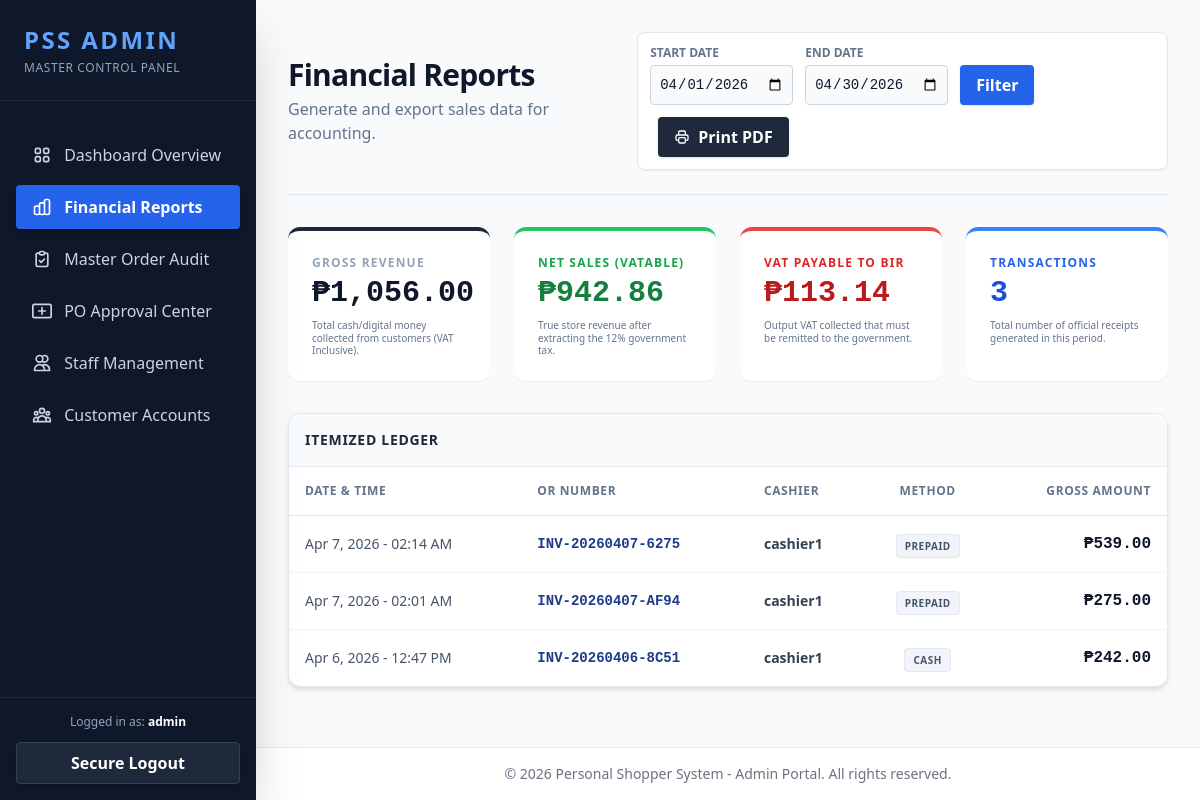
Screenshot of /modules/admin/sales_report.php (signed in) with the database file from the repository.
### tables this page shows
CREATE TABLE `transactions` (
  `transaction_id` int NOT NULL AUTO_INCREMENT,
  `invoice_id` int NOT NULL,
  `cashier_id` int NOT NULL,
  `transaction_type` enum('payment','refund') NOT NULL DEFAULT 'payment',
  `payment_method` varchar(50) NOT NULL DEFAULT 'cash',
  `amount_paid` decimal(10,2) NOT NULL,
  `cash_tendered` decimal(10,2) DEFAULT NULL,
  `change_given` decimal(10,2) DEFAULT NULL,
  `reference_no` varchar(100) DEFAULT NULL,
  `transaction_date` timestamp NOT NULL DEFAULT CURRENT_TIMESTAMP,
  PRIMARY KEY (`transaction_id`),
  KEY `invoice_id` (`invoice_id`),
  KEY `cashier_id` (`cashier_id`),
  CONSTRAINT `fk_transaction_cashier` FOREIGN KEY (`cashier_id`) REFERENCES `users` (`user_id`) ON DELETE RESTRICT,
  CONSTRAINT `fk_transaction_invoice` FOREIGN KEY (`invoice_id`) REFERENCES `invoices` (`invoice_id`) ON DELETE RESTRICT
);

CREATE TABLE `invoices` (
  `invoice_id` int NOT NULL AUTO_INCREMENT,
  `order_id` int NOT NULL,
  `invoice_no` varchar(50) NOT NULL,
  `subtotal` decimal(10,2) NOT NULL,
  `tax_amount` decimal(10,2) NOT NULL DEFAULT '0.00',
  `discount_amount` decimal(10,2) NOT NULL DEFAULT '0.00',
  `grand_total` decimal(10,2) NOT NULL,
  `issued_at` timestamp NOT NULL DEFAULT CURRENT_TIMESTAMP,
  PRIMARY KEY (`invoice_id`),
  UNIQUE KEY `invoice_no` (`invoice_no`),
  KEY `order_id` (`order_id`),
  CONSTRAINT `fk_invoice_order` FOREIGN KEY (`order_id`) REFERENCES `orders` (`order_id`) ON DELETE RESTRICT
);

CREATE TABLE `users` (
  `user_id` int NOT NULL AUTO_INCREMENT,
  `username` varchar(50) NOT NULL,
  `password` varchar(255) NOT NULL,
  `email` varchar(100) NOT NULL,
  `role` enum('customer','admin','cashier','inventory') NOT NULL DEFAULT 'customer',
  `terms_agreed` tinyint(1) DEFAULT '0',
  `status` enum('active','inactive','suspended') DEFAULT 'active',
  `email_verified` tinyint(1) NOT NULL DEFAULT '0',
  `last_login` timestamp NULL DEFAULT NULL,
  `created_at` timestamp NULL DEFAULT CURRENT_TIMESTAMP,
  `updated_at` timestamp NULL DEFAULT CURRENT_TIMESTAMP ON UPDATE CURRENT_TIMESTAMP,
  PRIMARY KEY (`user_id`),
  UNIQUE KEY `username` (`username`),
  UNIQUE KEY `email` (`email`),
  KEY `idx_email` (`email`),
  KEY `idx_status` (`status`)
);

### modules/admin/sales_report.php (the view, shortened to what this page needs)
<?php
require_once '../../config/config.php';
$start_date = $_GET['start_date'] ?? date('Y-m-01');
$end_date = $_GET['end_date'] ?? date('Y-m-t');
$query_start = $start_date . ' 00:00:00';
$query_end = $end_date . ' 23:59:59';
$summary_query = "SELECT
                    COUNT(invoice_id) as total_invoices,
                    SUM(grand_total) as gross_revenue,
                    SUM(subtotal) as net_sales,
                    SUM(tax_amount) as total_tax_collected
                  FROM invoices
                  WHERE issued_at BETWEEN ? AND ?";
$stmt = $conn->prepare($summary_query);
$stmt->bind_param("ss", $query_start, $query_end);
$stmt->execute();
$summary = $stmt->get_result()->fetch_assoc();
$gross_revenue = $summary['gross_revenue'] ?? 0;
$net_sales = $summary['net_sales'] ?? 0;
$total_tax = $summary['total_tax_collected'] ?? 0;
$total_invoices = $summary['total_invoices'] ?? 0;
$details_query = "SELECT
                    i.invoice_no, i.grand_total, i.issued_at,
                    t.payment_method,
                    c.username AS cashier_name
                  FROM invoices i
                  JOIN transactions t ON i.invoice_id = t.invoice_id
                  JOIN users c ON t.cashier_id = c.user_id
                  WHERE i.issued_at BETWEEN ? AND ?
                  ORDER BY i.issued_at DESC";
$stmt = $conn->prepare($details_query);
$stmt->bind_param("ss", $query_start, $query_end);
$stmt->execute();
$details_result = $stmt->get_result();
require_once '../../includes/admin_header.php';
?>
<main class="flex-1 overflow-y-auto p-8 bg-slate-50 w-full">
    <div class="no-print flex flex-col md:flex-row justify-between items-start md:items-center mb-8 border-b border-slate-200 pb-6 gap-4">
        <div>
            <h1 class="text-3xl font-black text-slate-900 tracking-tight">Financial Reports</h1>
            <p class="text-slate-500 mt-1">Generate and export sales data for accounting.</p>
        </div>
        <form method="GET" class="flex flex-wrap items-end gap-3 bg-white p-3 rounded-lg shadow-sm border border-slate-200">
            <div>
                <label class="block text-xs font-bold text-slate-500 uppercase mb-1">Start Date</label>
                <input type="date" name="start_date" value="<?php echo htmlspecialchars($start_date); ?>" class="bg-slate-50 border border-slate-300 text-slate-900 text-sm rounded focus:ring-blue-500 focus:border-blue-500 block p-2 font-mono">
            </div>
            <div>
                <label class="block text-xs font-bold text-slate-500 uppercase mb-1">End Date</label>
                <input type="date" name="end_date" value="<?php echo htmlspecialchars($end_date); ?>" class="bg-slate-50 border border-slate-300 text-slate-900 text-sm rounded focus:ring-blue-500 focus:border-blue-500 block p-2 font-mono">
            </div>
            <button type="submit" class="bg-blue-600 hover:bg-blue-700 text-white font-bold py-2 px-4 rounded transition shadow">
                Filter
            </button>
            <button type="button" onclick="window.print()" class="bg-slate-800 hover:bg-slate-900 text-white font-bold py-2 px-4 rounded transition shadow flex items-center ml-2">
                Print PDF
            </button>
        </form>
    </div>
    <div class="grid grid-cols-1 md:grid-cols-2 lg:grid-cols-4 gap-6 mb-8">
        <div class="bg-white rounded-xl shadow-sm border-t-4 border-slate-800 p-6">
            <p class="text-xs font-bold text-slate-400 uppercase tracking-widest mb-1">Gross Revenue</p>
            <p class="text-3xl font-black text-slate-900 font-mono">₱<?php echo number_format($gross_revenue, 2); ?></p>
            <p class="text-[10px] text-slate-500 mt-2 leading-tight">Total cash/digital money collected from customers (VAT Inclusive).</p>
        </div>
        <div class="bg-white rounded-xl shadow-sm border-t-4 border-green-500 p-6">
            <p class="text-xs font-bold text-green-600 uppercase tracking-widest mb-1">Net Sales (Vatable)</p>
            <p class="text-3xl font-black text-green-700 font-mono">₱<?php echo number_format($net_sales, 2); ?></p>
            <p class="text-[10px] text-slate-500 mt-2 leading-tight">True store revenue after extracting the 12% government tax.</p>
        </div>
        <div class="bg-white rounded-xl shadow-sm border-t-4 border-red-500 p-6">
            <p class="text-xs font-bold text-red-600 uppercase tracking-widest mb-1">VAT Payable to BIR</p>
            <p class="text-3xl font-black text-red-700 font-mono">₱<?php echo number_format($total_tax, 2); ?></p>
            <p class="text-[10px] text-slate-500 mt-2 leading-tight">Output VAT collected that must be remitted to the government.</p>
        </div>
        <div class="bg-white rounded-xl shadow-sm border-t-4 border-blue-500 p-6">
            <p class="text-xs font-bold text-blue-600 uppercase tracking-widest mb-1">Transactions</p>
            <p class="text-3xl font-black text-blue-700 font-mono"><?php echo number_format($total_invoices); ?></p>
            <p class="text-[10px] text-slate-500 mt-2 leading-tight">Total number of official receipts generated in this period.</p>
        </div>
    </div>
    <div class="bg-white rounded-xl shadow-md border border-slate-200 overflow-hidden mb-10">
        <div class="bg-slate-50 border-b border-slate-200 p-4">
            <h3 class="font-bold text-slate-800 text-sm uppercase tracking-wider">Itemized Ledger</h3>
        </div>
        <div class="overflow-x-auto">
            <table class="w-full text-left border-collapse">
                <thead>
                    <tr class="bg-white text-slate-500 text-xs uppercase tracking-wider border-b border-slate-200">
                        <th class="p-4 font-bold">Date & Time</th>
                        <th class="p-4 font-bold">OR Number</th>
                        <th class="p-4 font-bold">Cashier</th>
                        <th class="p-4 font-bold text-center">Method</th>
                        <th class="p-4 font-bold text-right">Gross Amount</th>
                    </tr>
                </thead>
                <tbody class="divide-y divide-slate-100">
                    <?php if ($details_result->num_rows > 0): ?>
                        <?php while ($row = $details_result->fetch_assoc()): ?>
                            <tr class="hover:bg-slate-50 transition">
                                <td class="p-4 text-sm text-slate-600">
                                    <?php echo date('M j, Y - h:i A', strtotime($row['issued_at'])); ?>
                                </td>
                                <td class="p-4 font-mono text-sm font-bold text-blue-900">
                                    <?php echo htmlspecialchars($row['invoice_no']); ?>
                                </td>
                                <td class="p-4 text-sm font-semibold text-slate-700">
                                    <?php echo htmlspecialchars($row['cashier_name']); ?>
                                </td>
                                <td class="p-4 text-center">
                                    <span class="bg-slate-100 text-slate-600 text-[10px] font-bold px-2 py-1 rounded uppercase tracking-wider border border-slate-200">
                                        <?php echo htmlspecialchars($row['payment_method']); ?>
                                    </span>
                                </td>
                                <td class="p-4 text-right font-black text-slate-900 font-mono">
                                    ₱<?php echo number_format($row['grand_total'], 2); ?>
                                </td>
                            </tr>
                        <?php endwhile; ?>
                    <?php endif; ?>
                </tbody>
            </table>
        </div>
    </div>
</main>
<?php
require_once '../../includes/admin_footer.php';
?>

### rows the page displays
transactions: invoice.issued_at "Apr 7, 2026 - 02:14 AM", invoice.invoice_no "INV-20260407-6275", cashier.username "cashier1", payment_method "PREPAID", invoice.grand_total "539.00"
transactions: invoice.issued_at "Apr 7, 2026 - 02:01 AM", invoice.invoice_no "INV-20260407-AF94", cashier.username "cashier1", payment_method "PREPAID", invoice.grand_total "275.00"
transactions: invoice.issued_at "Apr 6, 2026 - 12:47 PM", invoice.invoice_no "INV-20260406-8C51", cashier.username "cashier1", payment_method "CASH", invoice.grand_total "242.00"

### other values shown
$_SESSION['username'] "admin"
$gross_revenue "1,056.00"
$net_sales "942.86"
$total_tax "113.14"
$total_invoices "3"
